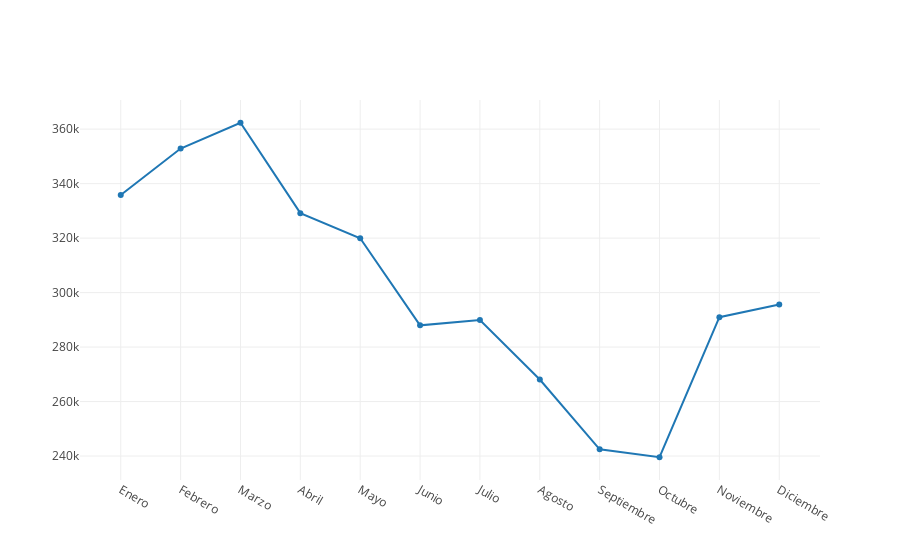
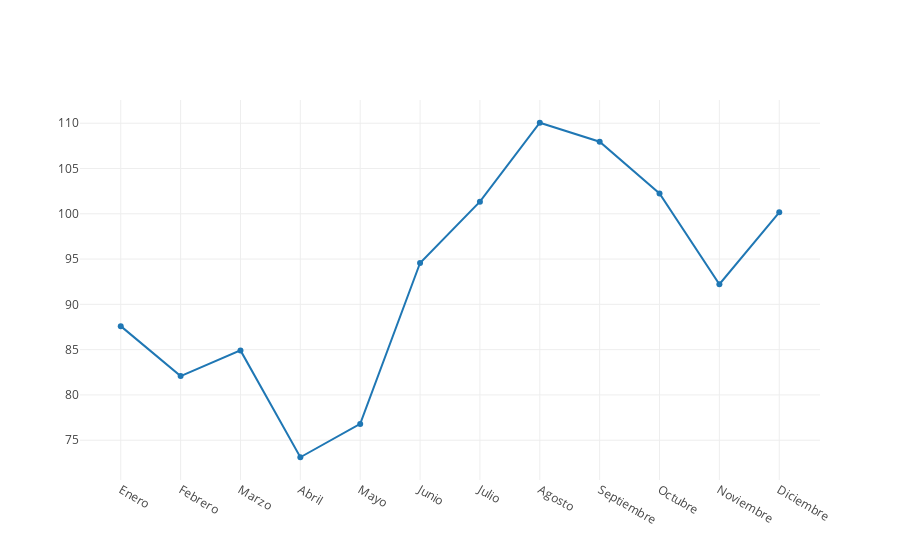

The notebook cell these images were saved under, in order:
### Markdown cell above
### Comparación precios de Energía y generación renovable durante el año

### Code cell
def precioMensualYGeneracionRenovable() = {
    
    val df = dfMercados
    .groupBy(date_format(col("Fecha"), "MM").as("Mes"))
    .agg(avg("Valor_Mercado_Spot").as("PromedioMensual"))
    .orderBy(col("Mes"))

    val dfRenovables = dataFrameBalance
        .filter(year(col("FechaCompleta")) > 2013)
        .filter($"Tipo" === "Generación renovable")
        .groupBy(month(col("FechaCompleta")).as("Mes"))
        .agg(avg("Valor").as("PromedioMensual"))
        .orderBy(col("Mes"))
    
    val seqPrecioEnergia = df.select("PromedioMensual").as[Double].collect.toSeq
    val seqGeneracionRenovable = dfRenovables.select("PromedioMensual").as[Double].collect.toSeq
    val seqMeses = Seq("Enero", "Febrero", "Marzo", "Abril", "Mayo", "Junio", "Julio", "Agosto", "Septiembre", "Octubre", "Noviembre", "Diciembre")

    
    //val tracePrecios = Scatter(seqMeses, seqPrecioEnergia, name = "€/MWh")
    val traceMercados =  Scatter(seqMeses, seqPrecioEnergia, name = "€/MWh")
    val traceRenovables = Scatter(seqMeses, seqGeneracionRenovable, name = "Renovables")

    val data1 = Seq(traceRenovables)
    val data2 = Seq(traceMercados)
    plot(data1)
    plot(data2)

}

// Llamar a la función
precioMensualYGeneracionRenovable()

### Figure 1 — Plotly figure (JSON) as saved in the notebook; plotly's stock layout.template omitted (floating-point values rounded to 4 significant figures)
{"data": [{"name": "Renovables", "type": "scatter", "x": ["Enero", "Febrero", "Marzo", "Abril", "Mayo", "Junio", "Julio", "Agosto", "Septiembre", "Octubre", "Noviembre", "Diciembre"], "y": [335800.0, 352900.0, 362400.0, 329200.0, 319900.0, 288000.0, 290000.0, 268100.0, 242500.0, 239500.0, 291000.0, 295700.0]}], "layout": {"autosize": true, "xaxis": {"autorange": true, "range": [-0.6547, 11.65], "type": "category"}, "yaxis": {"autorange": true, "range": [230500.0, 371300.0], "type": "linear"}}}

### Figure 2 — Plotly figure (JSON) as saved in the notebook; plotly's stock layout.template omitted (floating-point values rounded to 4 significant figures)
{"data": [{"name": "€/MWh", "type": "scatter", "x": ["Enero", "Febrero", "Marzo", "Abril", "Mayo", "Junio", "Julio", "Agosto", "Septiembre", "Octubre", "Noviembre", "Diciembre"], "y": [87.6, 82.08, 84.92, 73.12, 76.8, 94.57, 101.3, 110.1, 108.0, 102.3, 92.22, 100.2]}], "layout": {"autosize": true, "xaxis": {"autorange": true, "range": [-0.6547, 11.65], "type": "category"}, "yaxis": {"autorange": true, "range": [70.42, 112.8], "type": "linear"}}}
